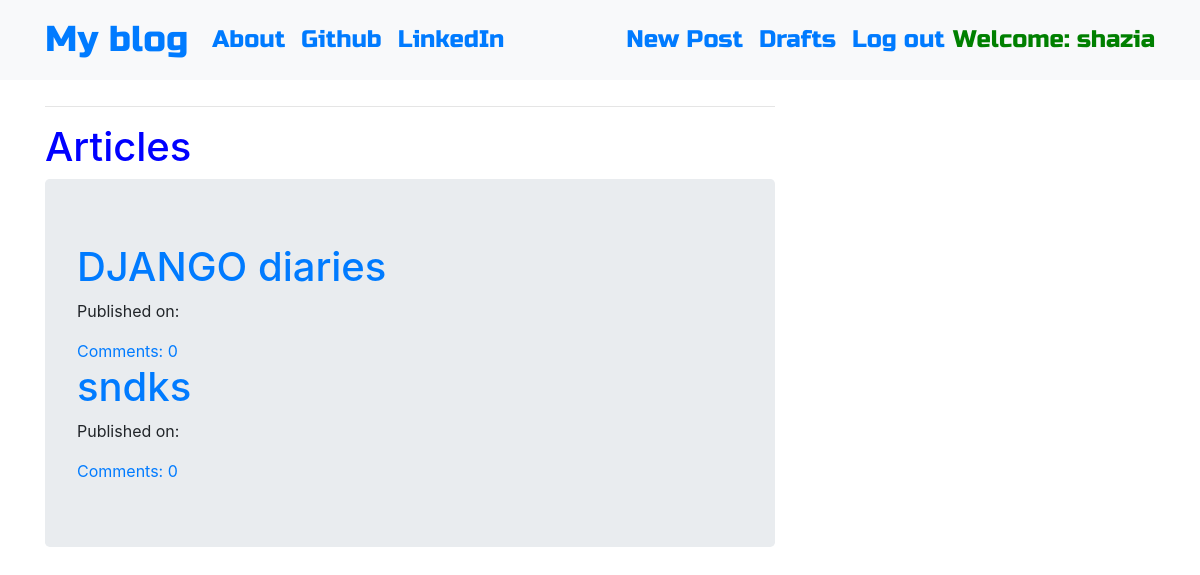
Page /drafts/ (signed in) on the committed database.
### blog/models.py (models this page shows, shortened)
class Post(models.Model):
    author = models.ForeignKey('auth.User',on_delete=models.PROTECT)
    title = models.CharField(max_length = 200)
    text = models.TextField()
    created_date = models.DateTimeField(default=timezone.now)
    published_date = models.DateTimeField(blank=True,null=True)
    def approve_comments(self):
        return self.comments.filter(approved_comment=True)

### blog/views.py (the view)
# urls.py: url(r'^drafts/$',views.DraftListView.as_view(),name = 'post_draft_list'),
class DraftListView(LoginRequiredMixin,ListView):
    login_url = '/login/'
    redirect_field_name = 'blog/post_list.html'
    model = Post
    def get_queryset(self):
        return Post.objects.filter(published_date__isnull=True).order_by('created_date')

### blog/templates/blog/post_list.html
{% extends "blog/base.html" %}
{% block content %}
<hr>
<h1 style="color:blue;"> Articles </h1>
<div class="jumbotron">
<div class="centerstage">
  {% for post in post_list %}
  <div class="post">
    <h1> <a href="{% url 'post_detail' pk=post.pk %}">{{post.title}}</a> </h1>
    <div class="date">
      <p>Published on: {{ post.published_date|date:"D M Y"}}</p>
    </div>
    <a href="{% url 'post_detail' pk=post.pk %}">Comments: {{ post.approve_comments.count }}</a>
  </div>
  {% endfor %}
</div>
</div>
{% endblock %}

### blog/templates/blog/base.html (shortened to what this page needs)
<!DOCTYPE html>
{% load static %}
<html>
  <head>
    <link rel="stylesheet" href="https://stackpath.bootstrapcdn.com/bootstrap/4.1.3/css/bootstrap.min.css"
>
    <link href="https://maxcdn.bootstrapcdn.com/font-awesome/4.7.0/css/font-awesome.min.css" rel="stylesheet">
    <link href="https://maxcdn.bootstrapcdn.com/font-awesome/4.7.0/css/font-awesome.min.css" rel="stylesheet">
    <link rel="stylesheet" href="//cdn.jsdelivr.net/medium-editor/latest/css/medium-editor.min.css" type="text/css" media="screen" charset="utf-8">
    <link rel="stylesheet" href="{% static 'css/blog.css' %}">
  </head>
  <body class='loader'>
    <nav class="navbar navbar-expand-lg bg-light techfont">
      <div class="container">
        <div class="navbar-nav align-items-center">
          <a class="navbar-brand bigbrand" href="{% url 'post_list' %}">My blog</a>
          <a class="nav-item nav-link" href="{% url 'about' %}">About</a>
          <a class="nav-item nav-link" href="https://www.github.com">Github</a>
          <a class="nav-item nav-link" href="https://www.linkedin.com">LinkedIn</a>
        </div>
        <div class="navbar-nav align-items-center ml-auto">
          {% if user.is_authenticated %}
            <a class="nav-item nav-link" href="{% url 'post_new' %}">New Post</a>
            <a class="nav-item nav-link" href="{% url 'post_draft_list' %}">Drafts</a>
            <a class="nav-item nav-link" href="{% url 'logout' %}">Log out</a>
            <a style="color:green" >Welcome: {{ user.username }}</a>
          {% else %}
            <a class="nav-item nav-link" href="{% url 'login' %}" aria-label="Login">
              <span class="fa fa-user" aria-hidden="true"></span></a>
          {% endif %}
        </div>
      </div>
    </nav>
          <div class="content container">
              <div class="row">
                  <div class="col-md-8">
                    <div class="blog_posts">
                      {% block content %}
                      {% endblock %}
                    </div>
                  </div>
              </div>
          </div>
  </body>
</html>

### blog/static/css/blog.css (style rules this page uses)
.centerstage { margin-left:auto; margin-right: auto; }
.techfont { font-family: 'Russo One', sans-serif; font-size: 1.5em; margin-bottom: 10px; }
.loader { filter:hue-rotate(0deg); color:linear-gradient(45deg,#0f8,#08f); animation:hue 10000ms infinite linear; }
.bigbrand { font-size: 1.5em; }

### rows in the picture
Post: title "DJANGO diaries", approve_comments.count "0"
Post: title "sndks", approve_comments.count "0"

### other values in the picture
{{ user.username }} "shazia"
